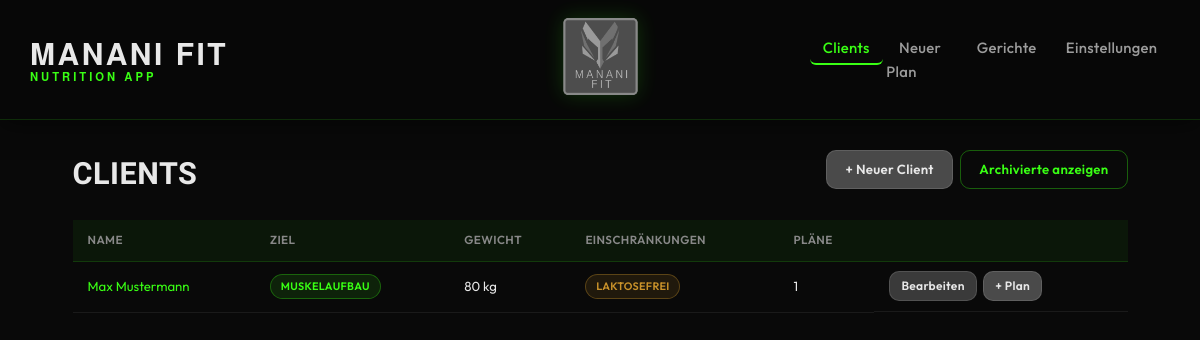
The app's page /clients, older data.
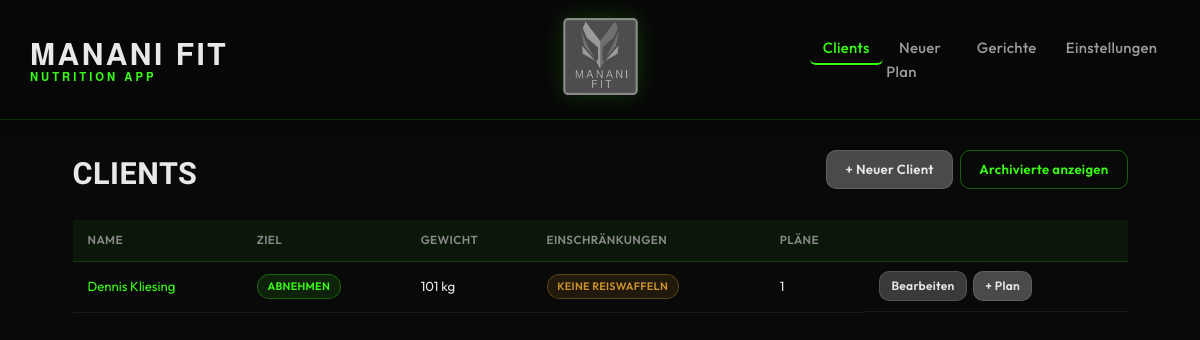
The same page, newer data.
### models.py (models this page shows, shortened)
class Client(db.Model):
    __tablename__ = "clients"
    __allow_unmapped__ = True
    id: int = db.Column(db.Integer, primary_key=True)
    name: str = db.Column(db.String(120), nullable=False)
    email: str | None = db.Column(db.String(200))
    phone: str | None = db.Column(db.String(50))
    birthdate: date | None = db.Column(db.Date)
    gender: str | None = db.Column(db.String(20))
    weight_kg: float | None = db.Column(db.Float)
    height_cm: float | None = db.Column(db.Float)
    goal: str = db.Column(db.String(30), nullable=False, default="Halten")
    restrictions_text: str | None = db.Column(db.Text)
    restriction_tags: str = db.Column(db.Text, default="[]")
    created_at: datetime = db.Column(db.DateTime, default=datetime.utcnow)
    updated_at: datetime = db.Column(
        db.DateTime, default=datetime.utcnow, onupdate=datetime.utcnow
    )
    is_archived: bool = db.Column(db.Boolean, default=False)
    plans = db.relationship("MealPlan", back_populates="client", lazy="dynamic")
    def get_restriction_tags(self) -> list[str]:
        return json.loads(self.restriction_tags or "[]")

### app.py (the view)
    @app.route("/clients")
    def clients_list():
        show_archived = request.args.get("archived") == "1"
        query = Client.query
        if not show_archived:
            query = query.filter_by(is_archived=False)
        clients = query.order_by(Client.name).all()
        return render_template(
            "clients/list.html", clients=clients, show_archived=show_archived
        )

### templates/clients/list.html (shortened to what this page needs)
{% extends "base.html" %}
{% block content %}
<div class="page-header">
  <h1>Clients</h1>
  <div class="header-actions">
    <a href="{{ url_for('clients_new') }}" class="btn btn--primary">+ Neuer Client</a>
    {% if show_archived %}
      <a href="{{ url_for('clients_list') }}" class="btn btn--ghost">Aktive anzeigen</a>
    {% else %}
      <a href="{{ url_for('clients_list', archived=1) }}" class="btn btn--ghost">Archivierte anzeigen</a>
    {% endif %}
  </div>
</div>
{% if clients %}
  <div class="table-wrap">
    <table class="data-table">
      <thead>
        <tr>
          <th>Name</th>
          <th>Ziel</th>
          <th>Gewicht</th>
          <th>Einschränkungen</th>
          <th>Pläne</th>
          <th></th>
        </tr>
      </thead>
      <tbody>
        {% for c in clients %}
        <tr>
          <td><a href="{{ url_for('clients_detail', client_id=c.id) }}">{{ c.name }}</a></td>
          <td><span class="tag">{{ c.goal }}</span></td>
          <td>{% if c.weight_kg %}{{ c.weight_kg|int }} kg{% else %}—{% endif %}</td>
          <td>
            {% for tag in c.get_restriction_tags() %}
              <span class="tag tag--restriction">{{ tag }}</span>
            {% endfor %}
          </td>
          <td>{{ c.plans.count() }}</td>
          <td class="actions">
            <a href="{{ url_for('clients_edit', client_id=c.id) }}" class="btn btn--sm">Bearbeiten</a>
            <a href="{{ url_for('plans_new', client_id=c.id) }}" class="btn btn--sm btn--primary">+ Plan</a>
          </td>
        </tr>
        {% endfor %}
      </tbody>
    </table>
  </div>
{% else %}
  <p class="empty-hint">Keine Clients gefunden.</p>
{% endif %}
{% endblock %}

Row changes from the older to the newer data that the page shows:
removed Client: name "Max Mustermann", goal "MUSKELAUFBAU", weight_kg "80", get_restriction_tags "LAKTOSEFREI", plans.count "1"
added Client: name "Dennis Kliesing", goal "ABNEHMEN", weight_kg "101", get_restriction_tags "KEINE REISWAFFELN", plans.count "1"
